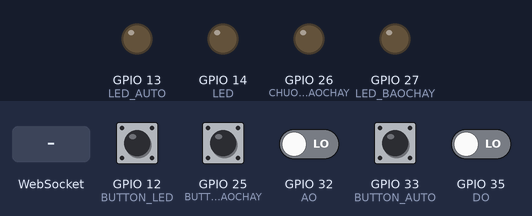
The sketch below on a simulated ESP32. On the bench: output pins drawn as LEDs (lit = HIGH). Inputs (shaded band) come from the test bench; at power-on: GPIO 12 (BUTTON_LED), GPIO 25 (BUTTON_BAOCHAY), GPIO 33 (BUTTON_AUTO) HIGH, GPIO 32 (AO), GPIO 35 (DO) LOW. WiFi joins after 1.5 s; servers stay silent unless stated; what the sketch prints to the serial monitor is not drawn.

Above: at 3.2 s.
3.3 s: GPIO 12 (BUTTON_LED) pulled LOW for 0.15 s
At 4.5 s:
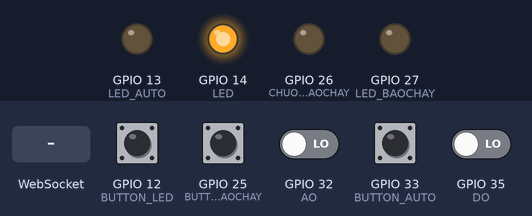
4.9 s: GPIO 25 (BUTTON_BAOCHAY) pulled LOW for 0.15 s
At 5.8 s:
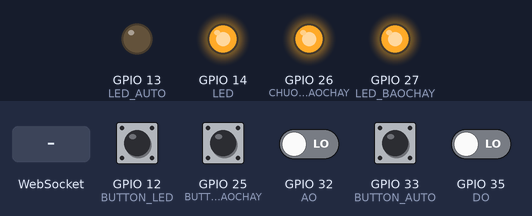
6.5 s: GPIO 33 (BUTTON_AUTO) pulled LOW for 0.15 s
At 7.0 s:
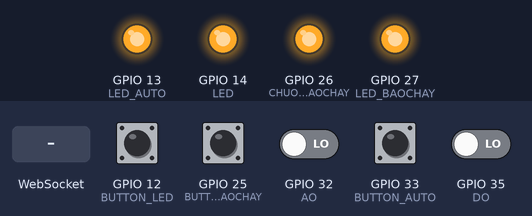
8.1 s: WebSocket text "1" received
At 9.3 s:
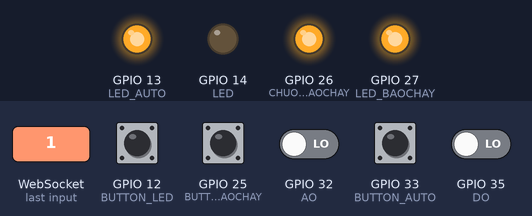
9.6 s: GPIO 25 (BUTTON_BAOCHAY) pulled LOW for 1 s
At 10.6 s:
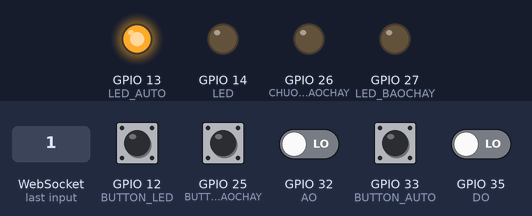
12.1 s: WebSocket text "0" received
At 12.5 s:
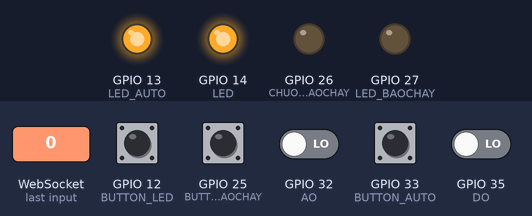
Timing chart, 0 to 14.6 s (numbered marks = the images above; inputs shaded):
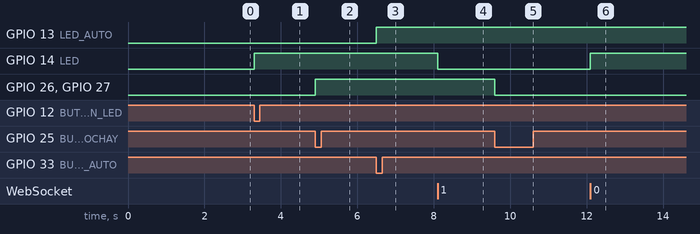

Measured:
- after the input at 3.3 s, GPIO 14 (LED): LOW → HIGH at once
- after the input at 4.9 s, GPIO 26 (CHUONG_BAOCHAY), GPIO 27 (LED_BAOCHAY): LOW → HIGH at once
- after the input at 6.5 s, GPIO 13 (LED_AUTO): LOW → HIGH at once
- after the input at 8.1 s, GPIO 14 (LED): HIGH → LOW at once
- after the input at 9.6 s, GPIO 26 (CHUONG_BAOCHAY), GPIO 27 (LED_BAOCHAY): HIGH → LOW at once
- after the input at 12.1 s, GPIO 14 (LED): LOW → HIGH at once

The sketch:

Websocket.ino
```cpp
#include <WiFi.h>
#include <WebServer.h>
#include <WebSocketsServer.h>
#include <ArduinoJson.h>
const char* ssid = "FREE";
const char* password = "55555555";
const int LED = 14;
const int BUTTON_LED = 12;
const int LED_BAOCHAY = 27;
const int CHUONG_BAOCHAY = 26;
const int BUTTON_BAOCHAY = 25;
const int BUTTON_AUTO = 33;
const int AO = 32;
const int DO = 35;
const int LED_AUTO = 13;
int tt_LED = LOW;
int tt_BAOCHAY = LOW;
int tt_AUTO = LOW;
int tt_DO = LOW;
int tt_AO = 0;
int tt_LED_AUTO = LOW;
int buttonled;
int buttonbaochay;
int buttonauto;
int last_buttonled;
int last_buttonbaochay;
int last_buttonauto;
WebServer server(80);
WebSocketsServer webSocket = WebSocketsServer(81);
void setup() {
    Serial.begin(115200);
    pinMode(BUTTON_LED, INPUT_PULLUP);
    pinMode(LED, OUTPUT);
    pinMode(DO,INPUT);
    pinMode(AO,INPUT);
    pinMode(LED_BAOCHAY,OUTPUT);
    pinMode(CHUONG_BAOCHAY,OUTPUT);
    pinMode(BUTTON_BAOCHAY,INPUT_PULLUP);
    pinMode(BUTTON_AUTO,INPUT_PULLUP);
    pinMode(LED_AUTO,OUTPUT);
    buttonled = digitalRead(BUTTON_LED);
    buttonbaochay = digitalRead(BUTTON_BAOCHAY);
    buttonauto = digitalRead(BUTTON_AUTO);
    WiFi.begin(ssid, password);
    while (WiFi.status() != WL_CONNECTED) {
        delay(1000);
        Serial.println("Đang kết nối WiFi...");
    }
    Serial.println("Kết nối thành công!!!");
    Serial.print("IP Address: ");
    Serial.println(WiFi.localIP());
    server.on("/", HTTP_GET, xuLyRoot);
    server.begin();
    webSocket.begin();
    webSocket.onEvent(xuLySuKienWebSocket);
}
String web = R"(
<!DOCTYPE html>
<html>
<head>
    <title>Điều Khiển Nhà thông minh</title>
    <meta name='viewport' content='width=device-width, initial-scale=1.0' />
    <meta charset='UTF-8'>
    <style>
        body {
          background-color: #F7F9FD;
          text-align: center;
        }
        #led{
          color: red;
        }
        #autobaochay{
          color: red;
        }
        #baochay{
          color: red;
        }
    </style>
</head>
<body>
    <h1>Trạng Thái Đèn: <span id='led'>-</span></h1>
    <button type='button' id='btnLedOn'>
      <h1>Bật</h1>
    </button>
    <button type='button' id='btnLedOff'>
      <h1>Tắt</h1>
    </button>
    <h1>Trạng Thái Báo cháy tự động: <span id='autobaochay'>-</span></h1>
    <button type='button' id='btnAutoOn'>
      <h1>Bật</h1>
    </button>
    <button type='button' id='btnAutoOff'>
      <h1>Tắt</h1>
    </button>
    <h1>Hệ thống báo cháy: <span id='baochay'>-</span></h1>
    <button type='button' id='btnBaochayOn'>
      <h1>Bật</h1>
    </button>
    <button type='button' id='btnBaochayOff'>
      <h1>Tắt</h1>
    </button>
</body>
<script>
    var Socket;
    document.getElementById('btnLedOn').addEventListener('click', batDen);
    document.getElementById('btnLedOff').addEventListener('click', tatDen);
    document.getElementById('btnAutoOn').addEventListener('click', batAuto);
    document.getElementById('btnAutoOff').addEventListener('click', tatAuto);
    document.getElementById('btnBaochayOn').addEventListener('click', batBaoChay);
    document.getElementById('btnBaochayOff').addEventListener('click', tatBaoChay);

    function init() {
        Socket = new WebSocket('ws://' + window.location.hostname + ':81/');
        Socket.onmessage = function(event) {
            xuLyLenhNhanDuoc(event);
        };
    }
    function xuLyLenhNhanDuoc(event) {
        var obj = JSON.parse(event.data);

        document.getElementById('led').innerHTML = obj.led;
        console.log(obj.led);
        document.getElementById('autobaochay').innerHTML = obj.autobaochay;
        console.log(obj.autobaochay);
        document.getElementById('baochay').innerHTML = obj.baochay;
        console.log(obj.baochay);
    }
    function batDen() {
      Socket.send('0');
    }
    function tatDen() {
      Socket.send('1');
    }
    function batAuto() {
      Socket.send('2');
    }
    function tatAuto() {
      Socket.send('3');
    }
    function batBaoChay() {
      Socket.send('4');
    }
    function tatBaoChay() {
      Socket.send('5');
    }
    window.onload = function(event) {
      init();
    }
</script>
</html>
)";


void xuLyWebSocket() {
    webSocket.loop();
}

void xuLyRoot() {
    server.send(200, "text/html", web);
}

void xuLySuKienWebSocket(uint8_t num, WStype_t type, uint8_t *payload, size_t length) {
    if (type == WStype_TEXT) {
        if (payload[0] == '0') {
          digitalWrite(LED, HIGH);
          tt_LED = HIGH;
          capNhatTrangThaiDen(true);
        } else if (payload[0] == '1') {
          digitalWrite(LED, LOW);
          tt_LED = LOW;
          capNhatTrangThaiDen(false);

        } else if (payload[0] == '2') {
            tt_AUTO = HIGH;
            digitalWrite(LED_AUTO,HIGH);
            capNhatTrangThaiAuto(true);
        } else if (payload[0] == '3') {
            tt_AUTO = LOW;
            digitalWrite(LED_AUTO,LOW);
            capNhatTrangThaiAuto(false);

        } else if (payload[0] == '4') {
            tt_BAOCHAY = HIGH;
            digitalWrite(LED_BAOCHAY,HIGH);
            digitalWrite(CHUONG_BAOCHAY,HIGH);
            capNhatTrangThaiBaochay(true);
        } else if (payload[0] == '5') {
            tt_BAOCHAY = LOW;
            digitalWrite(LED_BAOCHAY,LOW);
            digitalWrite(CHUONG_BAOCHAY,LOW);
            capNhatTrangThaiBaochay(false);
        }
    }
}

void dieukhienden() {
  last_buttonled = buttonled;
  buttonled = digitalRead(BUTTON_LED);

  if (last_buttonled == HIGH && buttonled == LOW) {
    tt_LED = !tt_LED;
    if (tt_LED == HIGH) {
      digitalWrite(LED, HIGH);
      capNhatTrangThaiDen(true);
      Serial.println("Bật đèn");
    } else {
      digitalWrite(LED, LOW);
      capNhatTrangThaiDen(false);
      Serial.println("Tắt đèn");
    }
  }
}

void capNhatTrangThaiDen(bool trangThai) {
    String trangThaiDen = trangThai ? "ĐANG BẬT" : "ĐANG TẮT";
    String json = "{\"led\":\"" + trangThaiDen + "\"}";
    webSocket.broadcastTXT(json.c_str());
}

void autocontrol(){
  last_buttonauto = buttonauto;
  buttonauto = digitalRead(BUTTON_AUTO);

  if(last_buttonauto == HIGH && buttonauto == LOW){
    tt_AUTO = !tt_AUTO;
    if(tt_AUTO == HIGH){
      digitalWrite(LED_AUTO,HIGH);
      capNhatTrangThaiAuto(true);
      Serial.println("Bật Auto");
    }else{
      digitalWrite(LED_AUTO,LOW);
      capNhatTrangThaiAuto(false);
      Serial.println("Tắt Auto");
    }
  }
}

void capNhatTrangThaiAuto(bool trangThai) {
    String trangThaiAuto = trangThai ? "ĐANG BẬT" : "ĐANG TẮT";
    String json = "{\"autobaochay\":\"" + trangThaiAuto + "\"}";
    webSocket.broadcastTXT(json.c_str());
}

void baochaytudong(){
  tt_DO = digitalRead(DO);
  tt_AO = digitalRead(AO);

  if(tt_AUTO == HIGH){
    if(tt_AO<10 && tt_DO == HIGH && tt_BAOCHAY == LOW){
      tt_BAOCHAY = HIGH;
      capNhatTrangThaiBaochay(true);
      digitalWrite(LED_BAOCHAY,HIGH);
      digitalWrite(CHUONG_BAOCHAY,HIGH);
      Serial.println("Phát hiện cháy");
    }
  }
}

void baochaythucong(){
  last_buttonbaochay = buttonbaochay;
  buttonbaochay = digitalRead(BUTTON_BAOCHAY);

  if(last_buttonbaochay == HIGH && buttonbaochay == LOW){
    tt_BAOCHAY = !tt_BAOCHAY;
    if(tt_BAOCHAY == HIGH){
      digitalWrite(LED_BAOCHAY,HIGH);
      digitalWrite(CHUONG_BAOCHAY,HIGH);
      capNhatTrangThaiBaochay(true);
      Serial.println("Bật báo cháy");
    }
    else{
      digitalWrite(LED_BAOCHAY,LOW);
      digitalWrite(CHUONG_BAOCHAY,LOW);
      capNhatTrangThaiBaochay(false);
      Serial.println("Tắt báo cháy");
    }
  }
}

void capNhatTrangThaiBaochay(bool trangThai) {
    String trangThaiBaochay = trangThai ? "Phát hiện cháy" : "Không phát hiện cháy";
    String json = "{\"baochay\":\"" + trangThaiBaochay + "\"}";
    webSocket.broadcastTXT(json.c_str());
}

void loop() {
    server.handleClient();
    xuLyWebSocket();
    dieukhienden();
    autocontrol();
    baochaytudong();
    baochaythucong();
}
```
